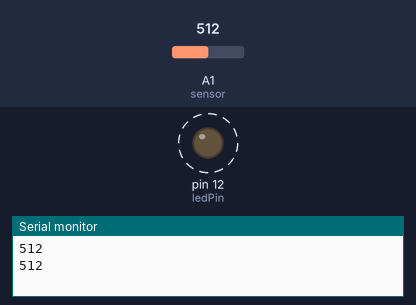
The sketch below on a simulated Arduino Uno, built with avr-gcc and run on an emulated ATmega328P. Parts: output pins drawn as LEDs (lit = HIGH), the last lines printed to the serial monitor. Dashed ring = blinking. The test bench sets the inputs (shaded band); at power-on: A1 (sensor) = 512.

Above: at 1.8 s.
1.9 s: A1 (sensor) set to 306
At 2.2 s:
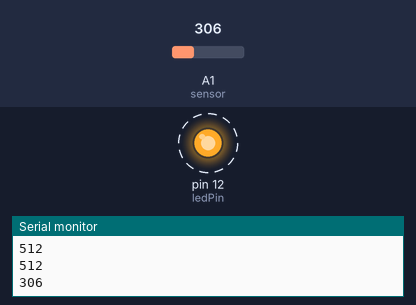
5.4 s: A1 (sensor) set to 122
At 5.56 s:
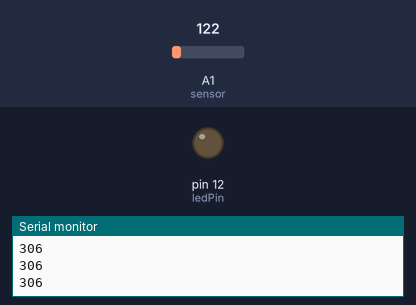
Timing chart, 0 to 14.9 s (numbered marks = the images above; inputs shaded):
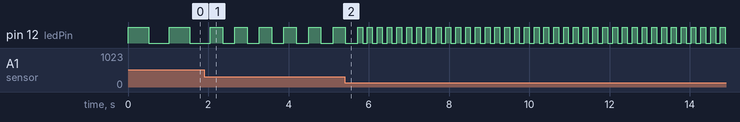

Measured:
- after the input at 1.9 s, pin 12 (ledPin): alternates HIGH for 0.31 s and LOW for 0.31 s, starting after 0.46 s
- by itself, pin 12 (ledPin): alternates HIGH for 0.51 s and LOW for 0.51 s

The sketch:

potention.ino
```cpp
int ledPin=12;
int val;

void setup() {
  Serial.begin(9600);
  pinMode(ledPin, OUTPUT);
  pinMode(A1,INPUT);
  digitalWrite(ledPin,LOW);

}

void loop() {
  val = analogRead(A1);    // read the value from the sensor
  Serial.println(val);
  digitalWrite(ledPin, HIGH);  // turn the ledPin on
  delay(val);                  // stop the program for some time
  digitalWrite(ledPin, LOW);   // turn the ledPin off
  delay(val);                  // stop the program for some time

}
```
